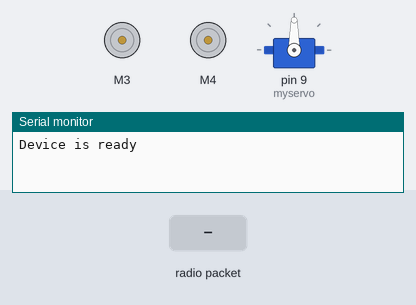
Bench run of a sketch on a simulated Arduino Uno, built with avr-gcc and run on an emulated ATmega328P. On the bench: 2 × DC motor (green arrow = forward, orange = backward, longer = faster), servo, the last lines printed to the serial monitor. The test bench sets the inputs (shaded band). No radio packets arrive unless stated.

Above: at 1.2 s.
1.3 s: radio packet "a" arrives
At 1.9 s:
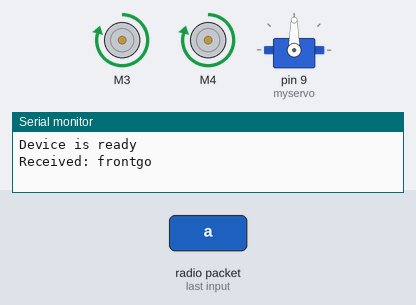
2.8 s: radio packet "b" arrives
At 3.1 s:
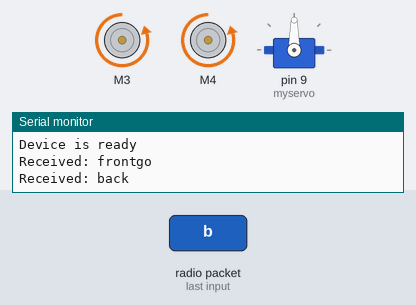
4.3 s: radio packet "d" arrives
At 5.4 s:
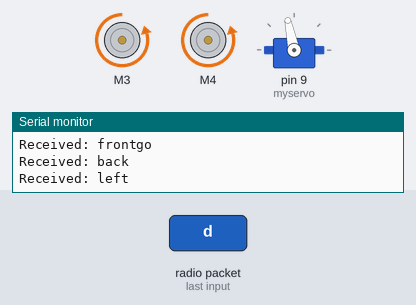
5.8 s: radio packet "a" arrives
At 6.6 s:
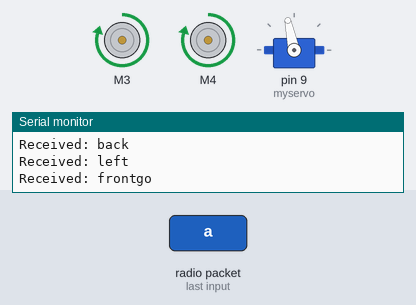
Timing chart, 0 to 8.3 s (numbered marks = the images above; inputs shaded):
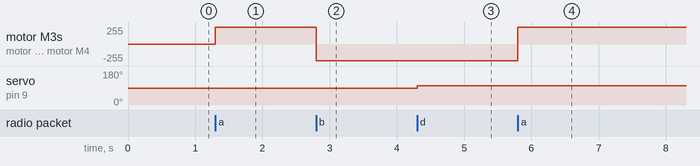

The sketch:

Resiver_motors_dodel.ino
```cpp
#include <ServoTimer2.h>
#include <AFMotor.h>
#include <VirtualWire.h>

  byte message[VW_MAX_MESSAGE_LEN]; //буфер для хранения данных
  byte messageLength = VW_MAX_MESSAGE_LEN; //размер сообщения
  const int receive_pin = 2; //пин ресивера
  AF_DCMotor my_motorB1(3);
  AF_DCMotor my_motorB2(4);
  ServoTimer2 myservo;

void setup() {
  my_motorB1.setSpeed(250);
  my_motorB2.setSpeed(250);
  vw_set_rx_pin(receive_pin); //индификация пина ресивера
  Serial.begin(9600);
  Serial.println("Device is ready");
  vw_setup(4000); //скорость передачи данных
  vw_rx_start(); //активация приемника
  myservo.attach(9);
}
void loop() {
  if (vw_get_message(message, &messageLength)){ //узнаем есть ли данные
    Serial.print("Received: "); //=--
      for (int i = 0; i < messageLength; i++) {
        char c = message[i];
          if(c == 'a') {
            Serial.print("frontgo");
            my_motorB1.run(FORWARD);
            my_motorB2.run(FORWARD);
          }
          if(c == 'b') {
            Serial.print("back");
            my_motorB1.run(BACKWARD);
            my_motorB2.run(BACKWARD);
          }
          if(c == 'c') {
            Serial.print("right");
            myservo.write(1400);
          }
          if(c == 'd') {
            Serial.print("left");
            myservo.write(1600);
          }
          if(c == 'n'){
            Serial.print(" stop and middle");
            my_motorB1.run(RELEASE);
            my_motorB2.run(RELEASE);
            myservo.write(1500);
          }
       }
    Serial.println();
  }/*else{
    my_motorB1.run(RELEASE);
    my_motorB2.run(RELEASE);
    myservo.write(1500);
    }*/
}
```

Measured:
- after the input at 1.3 s, motor M3, motor M4: stopped → forward 250/255 at once
- after the input at 2.8 s, motor M3, motor M4: forward 250/255 → backward 250/255 at once
- after the input at 4.3 s, servo on pin 9 (myservo): 90° → 102° at once
- after the input at 5.8 s, motor M3, motor M4: backward 250/255 → forward 250/255 at once
